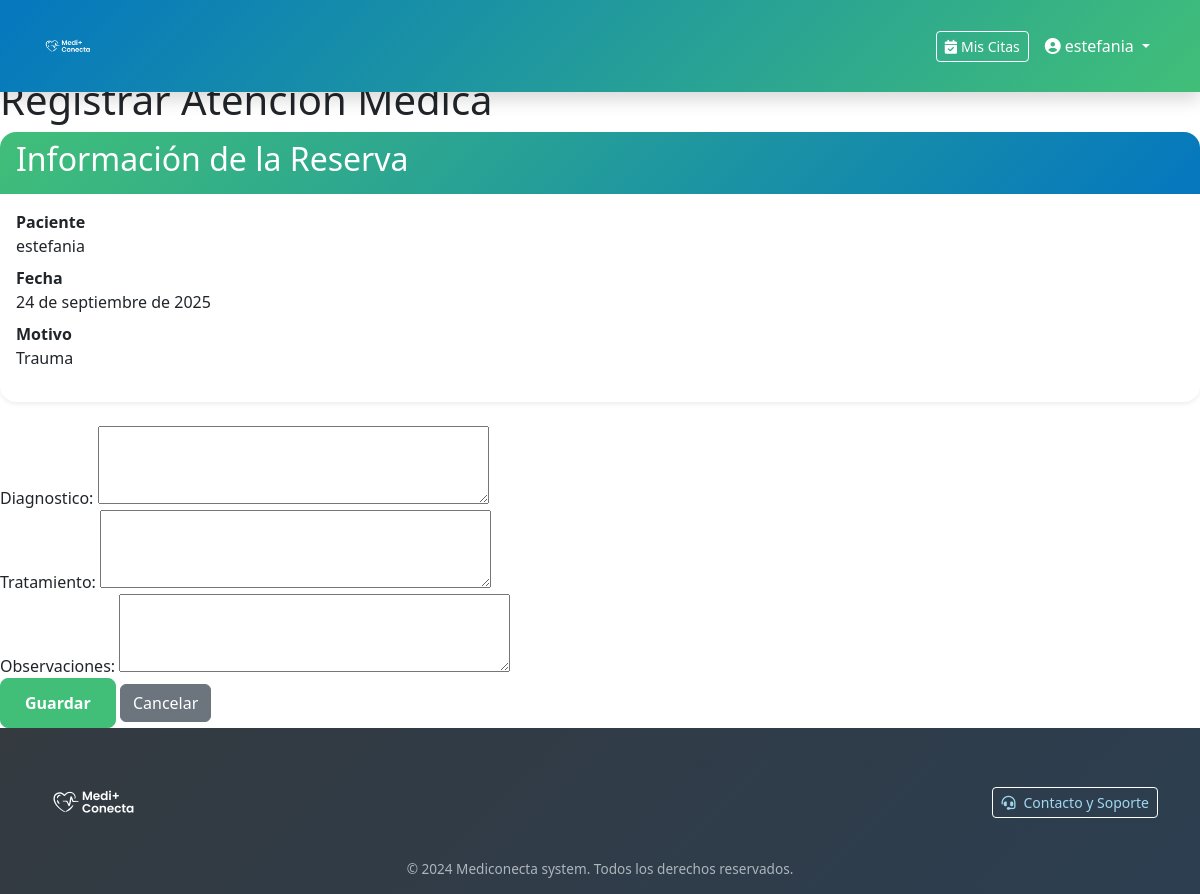
Screenshot of /citas/reservas/11/historial/crear/ (signed in) with the database file from the repository.
### citas/models.py (models this page shows, shortened)
class Reserva(models.Model):
    paciente = models.ForeignKey(Paciente, on_delete=models.CASCADE, related_name='reservas')
    medico = models.ForeignKey(Medico, on_delete=models.CASCADE, related_name='reservas')
    fecha = models.DateField()
    hora_inicio = models.TimeField()
    hora_fin = models.TimeField()
    motivo = models.TextField()
    estado = models.CharField(
        max_length=20,
        choices=EstadoReserva.choices,
        default=EstadoReserva.PENDIENTE
    )
    fecha_creacion = models.DateTimeField(auto_now_add=True)
    fecha_modificacion = models.DateTimeField(auto_now=True)
    class Meta:
        ordering = ['fecha', 'hora_inicio']

### pacientes/models.py (models this page shows)
class Paciente(models.Model):
    user = models.OneToOneField(User, on_delete=models.CASCADE, related_name="paciente")
    rut = models.CharField(max_length=20, blank=True)
    telefono = models.CharField(max_length=30, blank=True)
    fecha_nacimiento = models.DateField(null=True, blank=True)
    direccion = models.CharField(max_length=255, blank=True)
    grupo_sanguineo = models.CharField(max_length=10, blank=True)
    alergias = models.TextField(blank=True)
    def __str__(self):
        return self.user.get_full_name() or self.user.username

### citas/views.py (the view)
# urls.py: path("reservas/<int:reserva_pk>/historial/crear/", views.historial_crear, name="historial_crear"),
@login_required
def historial_crear(request, reserva_pk):
    reserva = get_object_or_404(Reserva, pk=reserva_pk)
    if not hasattr(request.user, 'medico') or request.user.medico != reserva.medico:
        messages.error(request, "No tienes permiso para crear un historial médico.")
        return redirect('citas:reserva_lista')
    if request.method == "POST":
        form = HistorialMedicoForm(request.POST)
        if form.is_valid():
            historial = form.save(commit=False)
            historial.paciente = reserva.paciente
            historial.medico = reserva.medico
            historial.reserva = reserva
            historial.save()
            reserva.estado = EstadoReserva.COMPLETADA
            reserva.save()
            messages.success(request, "Historial médico creado con éxito.")
            return redirect('citas:reserva_detalle', pk=reserva.pk)
    else:
        form = HistorialMedicoForm()
    return render(request, 'citas/historial_form.html', {
        'form': form,
        'reserva': reserva
    })

### citas/forms.py
class HistorialMedicoForm(forms.ModelForm):
    class Meta:
        model = HistorialMedico
        fields = ['diagnostico', 'tratamiento', 'observaciones']
        widgets = {
            'diagnostico': forms.Textarea(attrs={'rows': 3}),
            'tratamiento': forms.Textarea(attrs={'rows': 3}),
            'observaciones': forms.Textarea(attrs={'rows': 3}),
        }

### templates/citas/historial_form.html (shortened to what this page needs)
{% extends "base.html" %}
{% block content %}
<h1>Registrar Atención Médica</h1>
<div class="card mb-4">
    <div class="card-header">
        <h2>Información de la Reserva</h2>
    </div>
    <div class="card-body">
        <dl>
            <dt>Paciente</dt>
            <dd>{{ reserva.paciente }}</dd>
            <dt>Fecha</dt>
            <dd>{{ reserva.fecha }}</dd>
            <dt>Motivo</dt>
            <dd>{{ reserva.motivo }}</dd>
        </dl>
    </div>
</div>
<form method="post">
    {% for field in form %}
    <div class="form-group">
        {{ field.label_tag }}
        {{ field }}
    </div>
    {% endfor %}
    <button type="submit" class="btn btn-primary">Guardar</button>
    <a href="{% url 'citas:reserva_detalle' reserva.id %}" class="btn btn-secondary">Cancelar</a>
</form>
{% endblock %}

### templates/base.html (shortened to what this page needs)
{% load static %}
<!DOCTYPE html>
<html lang="es">
<head>
    <link href="https://cdn.jsdelivr.net/npm/bootstrap@5.3.0/dist/css/bootstrap.min.css" rel="stylesheet">
    <link rel="stylesheet" href="https://cdnjs.cloudflare.com/ajax/libs/font-awesome/6.4.0/css/all.min.css">
    <link rel="stylesheet" href="{% static 'css/variables.css' %}">
    <link rel="stylesheet" href="{% static 'css/custom.css' %}">
</head>
<body class="d-flex flex-column min-vh-100">
    <header>
        <nav class="navbar navbar-expand-lg navbar-dark fixed-top">
            <div class="container">
                <a class="navbar-brand" href="{% url 'core:index' %}">
                    <img src="{% static 'images/logo/mediconecta-logo.png' %}" alt="Mediconecta Logo">
                </a>
                <div class="collapse navbar-collapse" id="navbarNav">
                    <div class="navbar-nav ms-auto d-flex align-items-center gap-2">
                        {% if user.is_authenticated %}
                            <div class="nav-item">
                                <a href="{% url 'citas:reserva_lista' %}" class="btn btn-outline-light btn-sm">
                                    <i class="fas fa-calendar-check me-1"></i>Mis Citas
                                </a>
                            </div>
                            <div class="nav-item dropdown">
                                <a class="nav-link dropdown-toggle text-white" href="#" role="button" data-bs-toggle="dropdown">
                                    <i class="fas fa-user-circle me-1"></i>{{ user.username }}
                                </a>
                            </div>
                        {% endif %}
                    </div>
                </div>
            </div>
        </nav>
    </header>
    <main class="flex-grow-1" id="main-content" style="margin-top: 76px;">
        {% block content %}{% endblock %}
    </main>
    <footer class="footer bg-dark text-white pt-4 pb-3 mt-auto">
        <div class="container">
            <div class="row align-items-center mb-2">
                <div class="col-md-6 text-center text-md-start mb-3 mb-md-0">
                    <img src="{% static 'images/logo/mediconecta-logo.png' %}" alt="Mediconecta Logo"
                        class="img-fluid" style="width: 100px; height: auto;">
                </div>
                <div class="col-md-6 text-center text-md-end">
                    <a href="{% url 'contacto:form' %}" class="btn btn-outline-light btn-sm">
                        <i class="fas fa-headset me-2"></i>Contacto y Soporte
                    </a>
                </div>
            </div>
            <div class="row">
                <div class="col-12 text-center">
                    <p class="mb-0" style="color: var(--color-text-muted); font-size: 0.85rem; line-height:1.3;">
                        &copy; 2024 Mediconecta system. Todos los derechos reservados.
                    </p>
                </div>
            </div>
        </div>
    </footer>
</body>
</html>

### static/css/variables.css (style rules this page uses)
:root { --color-primary: #41BF78; --color-secondary: #A0D8EF; --color-accent: #0477BF; --color-success: #41BF78; --color-info: #A0D8EF; --color-warning: #FFC107; --color-danger: #DC3545; --color-light: #F8F9FA; --color-dark: #343A40; --color-text-primary: #212529; --color-text-secondary: #6C757D; --color-text-muted: #ADB5BD; --color-text-white: #FFFFFF; --color-bg-primary: #FFFFFF; --color-bg-secondary: #F8F9FA; --color-bg-dark: #343A40; --gradient-primary: linear-gradient(135deg, rgba(4, 119, 191, 0.85) 0%, rgba(65, 191, 120, 0.6) 50%, rgba(242, 242, 242, 0.8) 100%); --gradient-secondary: linear-gradient(135deg, #41BF78 0%, #369d65 100%); --spacing-xs: 0.25rem; --spacing-sm: 0.5rem; --spacing-md: 1rem; --spacing-lg: 1.5rem; --spacing-xl: 3rem; --border-radius-sm: 0.25rem; --border-radius-md: 0.5rem; --border-radius-lg: 1rem; --border-radius-xl: 1.5rem; --shadow-sm: 0 0.125rem 0.25rem rgba(0, 0, 0, 0.075); --shadow-md: 0 0.5rem 1rem rgba(0, 0, 0, 0.15); --shadow-lg: 0 1rem 3rem rgba(0, 0, 0, 0.175); --transition-fast: 0.15s ease-in-out; --transition-normal: 0.3s ease-in-out; --transition-slow: 0.5s ease-in-out; --font-family-primary: 'Segoe UI', Tahoma, Geneva, Verdana, sans-serif; --font-family-heading: 'Segoe UI', Tahoma, Geneva, Verdana, sans-serif; --font-size-xs: 0.75rem; --font-size-sm: 0.875rem; --font-size-base: 1rem; --font-size-lg: 1.125rem; --font-size-xl: 1.25rem; --font-size-2xl: 1.5rem; --font-size-3xl: 1.875rem; --font-size-4xl: 2.25rem; --font-weight-light: 300; --font-weight-normal: 400; --font-weight-medium: 500; --font-weight-semibold: 600; --font-weight-bold: 700; --font-weight-extrabold: 800; --line-height-tight: 1.25; --line-height-normal: 1.5; --line-height-relaxed: 1.75; --z-dropdown: 1000; --z-sticky: 1020; --z-fixed: 1030; --z-modal-backdrop: 1040; --z-modal: 1050; --z-popover: 1060; --z-tooltip: 1070; }

### static/css/custom.css (style rules this page uses)
* { box-sizing: border-box; }
body { font-family: var(--font-family-primary); line-height: var(--line-height-normal); color: var(--color-text-primary); background-color: var(--color-bg-primary); margin: 0; padding: 0; display: flex; flex-direction: column; min-height: 100vh; }
.navbar { background: linear-gradient(135deg, var(--color-accent) 0%, var(--color-primary) 100%) !important; box-shadow: var(--shadow-md); transition: all var(--transition-normal); min-height: 76px; }
.navbar-brand { display: flex; align-items: center; padding: 0.5rem 0; height: 76px; overflow: hidden; }
.navbar-brand img { height: 55px; width: auto; max-height: calc(100% - 10px); object-fit: contain; transform: scale(1.1); transition: all var(--transition-normal); }
.navbar-nav .nav-link { color: var(--color-text-white) !important; font-weight: var(--font-weight-medium); padding: 0.5rem 1rem; transition: all var(--transition-normal); }
.btn-primary { background-color: var(--color-primary); border-color: var(--color-primary); font-weight: var(--font-weight-semibold); border-radius: var(--border-radius-md); padding: 0.75rem 1.5rem; transition: all var(--transition-normal); }
.btn-outline-light { border-color: var(--color-text-white); color: var(--color-text-white); transition: all var(--transition-normal); }
.card { border: none; border-radius: var(--border-radius-lg); box-shadow: var(--shadow-sm); transition: all var(--transition-normal); }
.card-header { background: linear-gradient(135deg, var(--color-primary) 0%, var(--color-accent) 100%); color: var(--color-text-white); border-radius: var(--border-radius-lg) var(--border-radius-lg) 0 0 !important; border: none; }
.footer { background: linear-gradient(135deg, var(--color-dark) 0%, #2c3e50 100%); color: var(--color-text-white); margin-top: auto; }
.footer a { color: var(--color-secondary); text-decoration: none; transition: all var(--transition-normal); }
main { flex: 1; margin-top: 76px; min-height: calc(100vh - 76px - 160px); display: flex; flex-direction: column; }
footer { margin-top: auto; flex-shrink: 0; }
@media (min-width: 992px) { main { min-height: calc(100vh - 76px - 180px); } }

### rows the page displays
Reserva: paciente "estefania", fecha "24 de septiembre de 2025", motivo "Trauma"

### other values shown
{{ user.username }} "estefania"
{{ field.label_tag }} "Diagnostico:" "Tratamiento:" "Observaciones:"
